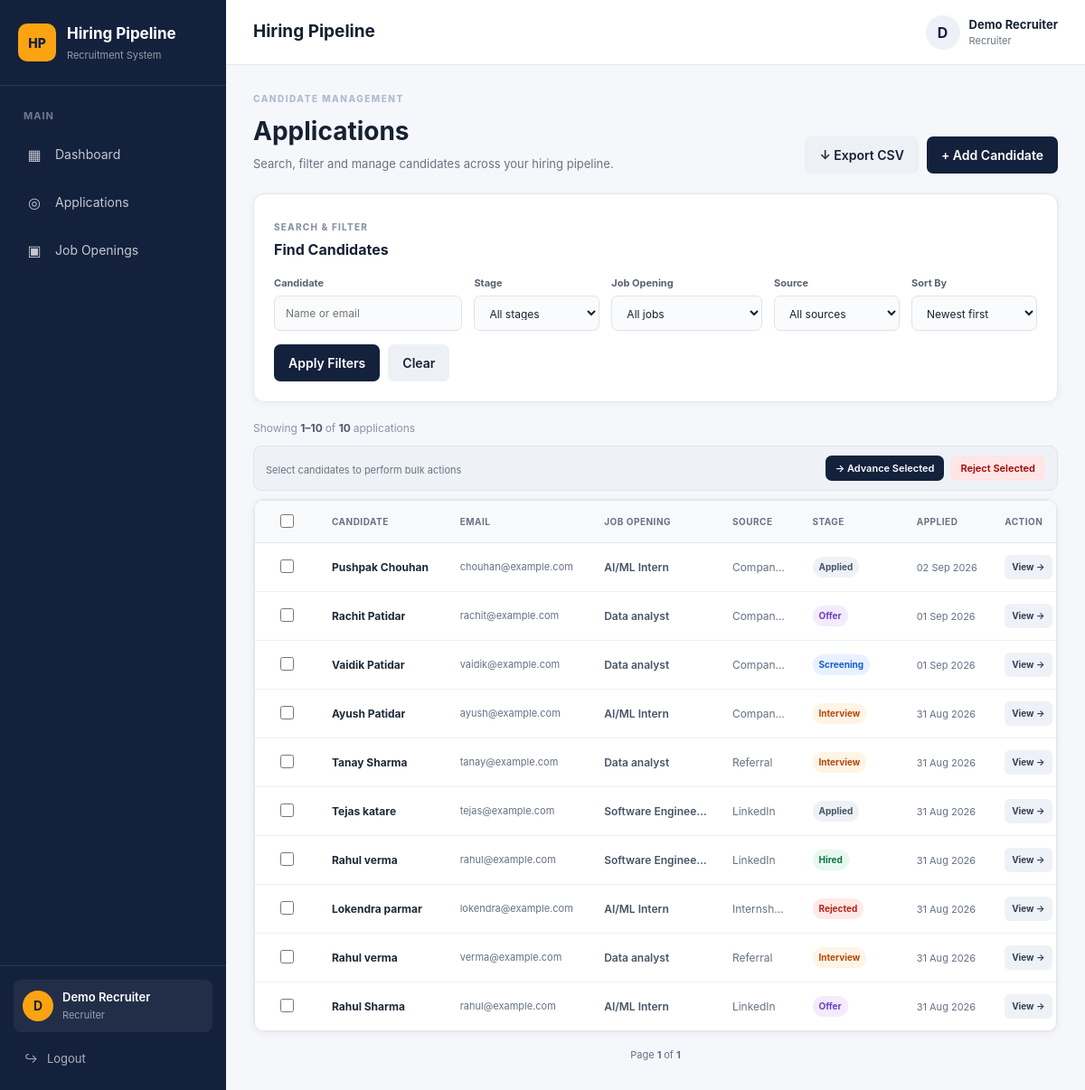
Page /applications/ (signed in) on the earlier database version.
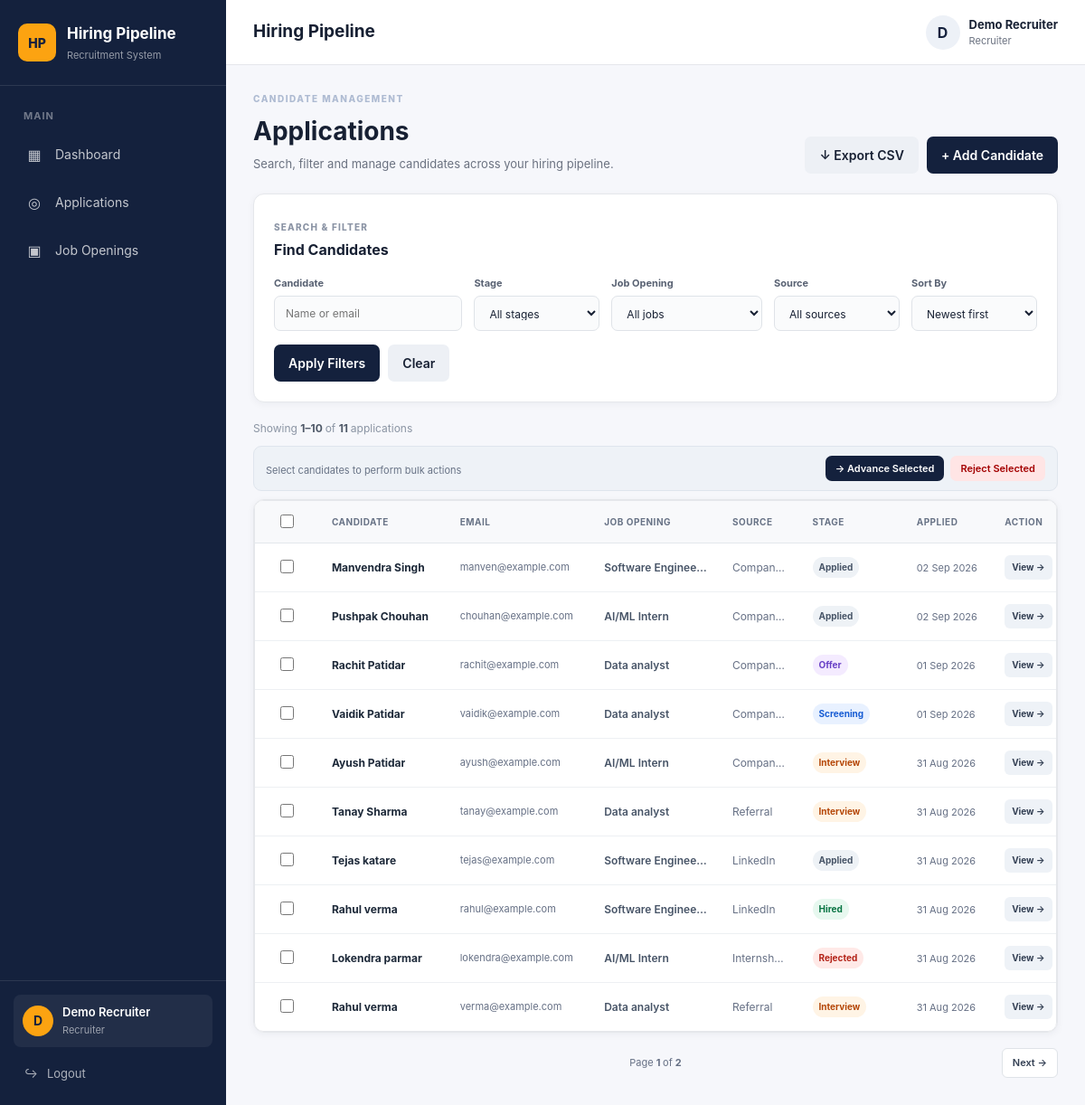
Same page on the later database version.
### models/application.py (models this page shows)
class Application(db.Model):
    __tablename__ = "applications"
    id = db.Column(
        db.Integer,
        primary_key=True
    )
    job_opening_id = db.Column(
        db.Integer,
        db.ForeignKey("job_openings.id"),
        nullable=False,
        index=True
    )
    candidate_name = db.Column(
        db.String(150),
        nullable=False
    )
    candidate_email = db.Column(
        db.String(150),
        nullable=False,
        index=True
    )
    source = db.Column(
        db.String(100),
        nullable=True
    )
    notes = db.Column(
        db.Text,
        nullable=True
    )
    stage = db.Column(
        db.String(30),
        nullable=False,
        default="Applied",
        index=True
    )
    applied_at = db.Column(
        db.DateTime,
        server_default=db.func.now()
    )
    stage_changed_at = db.Column(
        db.DateTime,
        server_default=db.func.now()
    )
    updated_at = db.Column(
        db.DateTime,
        server_default=db.func.now(),
        onupdate=db.func.now()
    )
    job = db.relationship(
        "JobOpening",
        back_populates="applications"
    )
    events = db.relationship(
        "ApplicationEvent",
        back_populates="application",
        lazy=True,
        order_by="ApplicationEvent.created_at"
    )

### models/job.py (models this page shows)
class JobOpening(db.Model):
    __tablename__ = "job_openings"
    id = db.Column(db.Integer, primary_key=True)
    title = db.Column(
        db.String(150),
        nullable=False
    )
    department = db.Column(
        db.String(100),
        nullable=False
    )
    description = db.Column(
        db.Text,
        nullable=True
    )
    status = db.Column(
        db.String(20),
        nullable=False,
        default="open",
        index=True
    )
    created_at = db.Column(
        db.DateTime,
        server_default=db.func.now()
    )
    updated_at = db.Column(
        db.DateTime,
        server_default=db.func.now(),
        onupdate=db.func.now()
    )
    applications = db.relationship(
        "Application",
        back_populates="job",
        lazy=True
    )
    description = db.Column(
        db.Text,
        nullable=True
    )
    status = db.Column(
        db.String(20),
        nullable=False,
        default="open"
    )
    created_at = db.Column(
        db.DateTime,
        server_default=db.func.now()
    )
    updated_at = db.Column(
        db.DateTime,
        server_default=db.func.now(),
        onupdate=db.func.now()
    )
    applications = db.relationship(
        "Application",
        back_populates="job",
        lazy=True
    )

### routes/applications.py (the view, shortened to what this page needs)
@applications_bp.route("/")
@role_required("recruiter")
def application_list():
    search = request.args.get(
        "search",
        ""
    ).strip()
    stage = request.args.get(
        "stage",
        ""
    ).strip()
    job_id = request.args.get(
        "job_id",
        ""
    ).strip()
    source = request.args.get(
        "source",
        ""
    ).strip()
    sort = request.args.get(
        "sort",
        "newest"
    ).strip()
    page = request.args.get(
        "page",
        1,
        type=int
    )
    if page < 1:
        page = 1
    query = Application.query
    if stage:
        query = query.filter(
            Application.stage == stage
        )
    if source:
        query = query.filter(
            Application.source == source
        )
    if sort == "oldest":
        query = query.order_by(
            Application.applied_at.asc()
        )
    elif sort == "stage":
        query = query.order_by(
            Application.stage.asc()
        )
    elif sort == "updated":
        query = query.order_by(
            Application.updated_at.desc()
        )
    elif sort == "name_asc":
        query = query.order_by(
            Application.candidate_name.asc()
        )
    elif sort == "name_desc":
        query = query.order_by(
            Application.candidate_name.desc()
        )
    else:
        sort = "newest"
        query = query.order_by(
            Application.applied_at.desc()
        )
    pagination = query.paginate(
        page=page,
        per_page=10,
        error_out=False
    )
    applications = pagination.items
    for application in applications:
        application.is_stalled = (
            is_application_stalled(application)
            and not is_stall_dismissed(application)
        )
    jobs = (
        JobOpening.query
        .order_by(JobOpening.title)
        .all()
    )
    sources = (
        db.session.query(
            Application.source
        )
        .filter(
            Application.source.isnot(None),
            Application.source != ""
        )
        .distinct()
        .order_by(
            Application.source
        )
        .all()
    )
    sources = [
        item[0]
        for item in sources
    ]
    stages = [
        "Applied",
        "Screening",
        "Interview",
        "Offer",
        "Hired",
        "Rejected"
    ]
    return render_template(
        "applications/list.html",
        applications=applications,
        pagination=pagination,
        jobs=jobs,
        stages=stages,
        sources=sources,
        search=search,
        selected_stage=stage,
        selected_job=job_id,
        selected_source=source,
        selected_sort=sort
    )

### utils/stalled.py (called while the page is built)
def is_application_stalled(application):
    if application.stage in TERMINAL_STAGES:
        return False
    if not application.stage_changed_at:
        return False
    cutoff = datetime.utcnow() - timedelta(
        days=STALLED_DAYS
    )
    return application.stage_changed_at < cutoff

### templates/applications/list.html (shortened to what the changed rows need)
{% extends "base.html" %}
{% block content %}
<div class="applications-header">
<div>
    <h1>
       Applications
    </h1>
</div>
</div>
<div class="applications-filter-card">
<div class="filter-card-title">
    <div>
        <h2>
            Find Candidates
        </h2>
    </div>
</div>
</div>
{% if applications %}
<div class="applications-results-bar">
<div>
    <span class="results-label">
        Showing
    </span>
    <strong>
        {{ pagination.first }}–{{ pagination.last }}
    </strong>
    <span class="results-label">
        of
    </span>
    <strong>
        {{ pagination.total }}
    </strong>
    <span class="results-label">
        applications
    </span>
</div>
</div>
<form id="bulk-form" method="POST" >
<div class="bulk-toolbar">
    <div class="bulk-toolbar-left">
        <span class="bulk-selection-text">
            Select candidates to perform bulk actions
        </span>
    </div>
    <div class="bulk-toolbar-actions">
        <button
            type="submit"
            class="small-btn bulk-advance"
            formaction="{{ url_for(
                'applications.bulk_advance'
            ) }}"
        >
            → Advance Selected
        </button>
        <button
            type="submit"
            class="small-btn bulk-reject"
            formaction="{{ url_for(
                'applications.bulk_reject'
            ) }}"
            onclick="return confirm(
                'Reject selected applications?'
            )"
        >
            Reject Selected
        </button>
    </div>
</div>
<div class="applications-table-wrapper">
    <table class="applications-table">
        <thead>
            <tr>
                <th class="checkbox-column">
                    <input
                        type="checkbox"
                        id="select-all"
                    >
                </th>
                <th>
                    Candidate
                </th>
                <th>
                    Email
                </th>
                <th>
                    Job Opening
                </th>
                <th>
                    Source
                </th>
                <th>
                    Stage
                </th>
                <th>
                    Applied
                </th>
                <th>
                    Action
                </th>
            </tr>
        </thead>
        <tbody>
            {% for application in applications %}
            <tr>
                <td class="checkbox-column">
                    <input
                        type="checkbox"
                        name="application_ids"
                        value="{{ application.id }}"
                        class="application-checkbox"
                    >
                </td>
                <td>
                    <div class="candidate-cell">
                        <div>
                            <strong>
                                {{ application.candidate_name }}
                            </strong>
                        </div>
                    </div>
                </td>
                <td>
                    <span class="email-cell">
                        {{ application.candidate_email }}
                    </span>
                </td>
                <td>
                    <span class="job-cell">
                        {{ application.job.title }}
                    </span>
                </td>
                <td>
                    <span class="source-cell">
                        {{ application.source or "-" }}
                    </span>
                </td>
                <td>
                    <div class="stage-cell">
                        <span
                            class="status
                            status-{{ application.stage|lower }}"
                        >
                            {{ application.stage }}
                        </span>
                    </div>
                </td>
                <td>
                    {% if application.applied_at %}
                        <span class="date-cell">
                            {{ application.applied_at.strftime(
                                "%d %b %Y"
                            ) }}
                        </span>
                    {% else %}
                        <span class="date-cell">
                            -
                        </span>
                    {% endif %}
                </td>
                <td>
                    <a
                        href="{{ url_for(
                            'applications.application_detail',
                            application_id=application.id
                        ) }}"
                        class="view-candidate-btn"
                    >
                        View →
                    </a>
                </td>
            </tr>
            {% endfor %}
        </tbody>
    </table>
</div>
</form>
<div class="applications-pagination">
<div class="pagination-info">
    Page
    <strong>
        {{ pagination.page }}
    </strong>
    of
    <strong>
        {{ pagination.pages }}
    </strong>
</div>
<div>
    {% if pagination.has_next %}
        <a
            href="{{ url_for(
                'applications.application_list',
                page=pagination.next_num,
                search=search,
                stage=selected_stage,
                job_id=selected_job,
                source=selected_source,
                sort=selected_sort
            ) }}"
            class="pagination-btn"
        >
            Next →
        </a>
    {% endif %}
</div>
</div>
{% endif %}
{% endblock %}

Differences in the rows shown:
no longer on this page (row unchanged): Application: candidate_name "Rahul Sharma", candidate_email "rahul@example.com", job "AI/ML Intern", source "LinkedIn", stage "Offer", applied_at "31 Aug 2026"
added Application: candidate_name "Manvendra Singh", candidate_email "manven@example.com", job "Software Enginee…", source "Compan…", stage "Applied", applied_at "02 Sep 2026"
Other differences:
{{ pagination.total }}: "10" → "11"
{{ pagination.pages }}: "1" → "2"
text now shown: "Next →"
